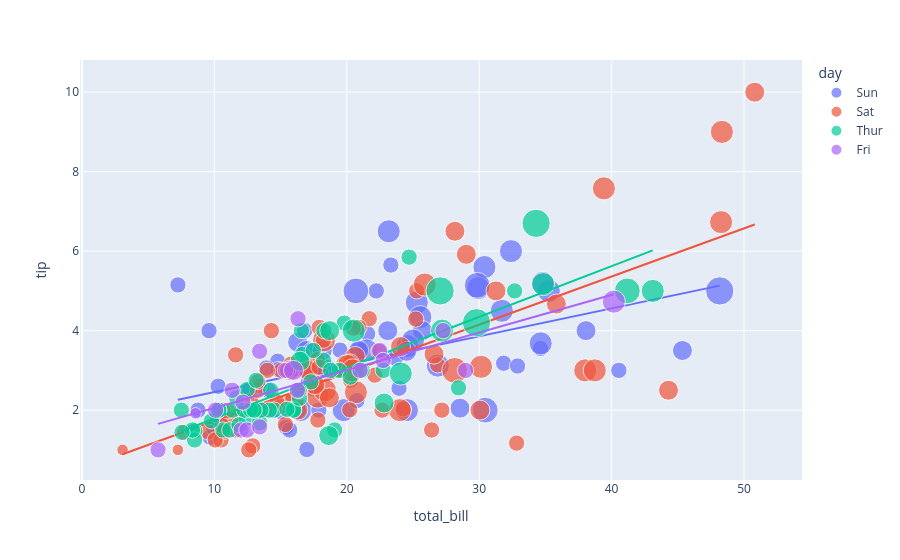

Notebook cell for this chart:
### Code cell
figure = px.scatter(data_frame = data, x="total_bill", y="tip", size="size", color="day", trendline="ols")
figure.show()
